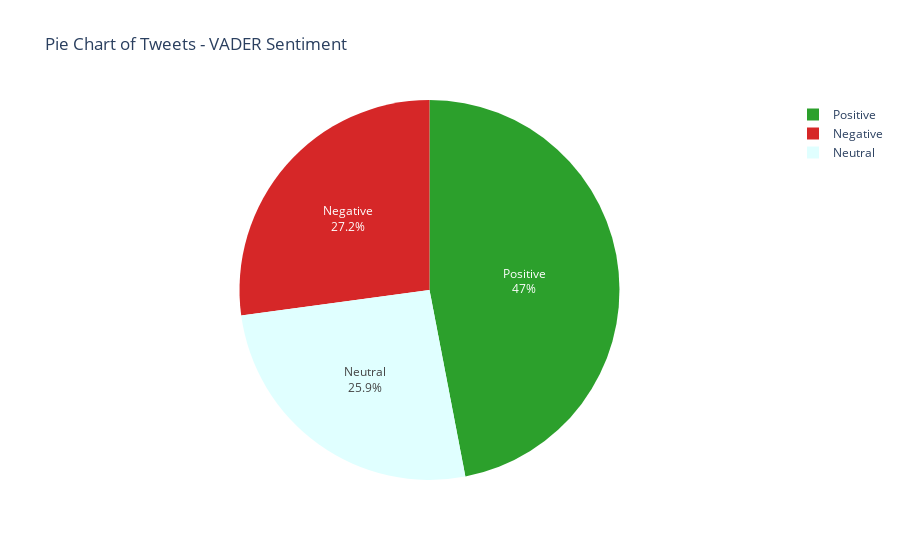

The notebook cell this image was saved under:
### Markdown cell above
#### Pie Chart of Tweets VADER Sentiment

### Code cell
import plotly.express as px

piechart_df = temp_df.copy()

# Define sentiment bins and labels
bins = [-np.inf, -0.01, 0.01, np.inf] 
labels = ['Negative', 'Neutral', 'Positive']

# Bin the sentiment values
piechart_df['sentiment_category'] = pd.cut(piechart_df['vader_sentiment'], bins=bins, labels=labels)

# Count occurrences of each sentiment category
sentiment_counts = piechart_df['sentiment_category'].value_counts().reset_index()
sentiment_counts.columns = ['sentiment', 'count']

# Create a pie chart using Plotly Express
fig = px.pie(sentiment_counts, values='count', names='sentiment', title='Pie Chart of Tweets - VADER Sentiment',
             color='sentiment',  
             color_discrete_map={'Negative': '#D62728', 'Neutral': 'lightcyan', 'Positive': '#2CA02C'}) 

fig.update_layout(showlegend=True)
fig.update_traces(textposition='inside', textinfo='percent+label')

# Show the plot
fig.show()

### Figure 1 — Plotly figure (JSON) as saved in the notebook; plotly's stock layout.template omitted (floating-point values rounded to 4 significant figures)
{"data": [{"customdata": [["Positive"], ["Negative"], ["Neutral"]], "domain": {"x": [0, 1], "y": [0, 1]}, "hovertemplate": "sentiment=%{customdata[0]}<br>count=%{value}<extra></extra>", "labels": ["Positive", "Negative", "Neutral"], "legendgroup": "", "marker": {"colors": ["#2CA02C", "#D62728", "lightcyan"]}, "name": "", "showlegend": true, "textinfo": "percent+label", "textposition": "inside", "type": "pie", "values": [751614, 434441, 413944]}], "layout": {"legend": {"tracegroupgap": 0}, "showlegend": true, "title": {"text": "Pie Chart of Tweets - VADER Sentiment"}}}
